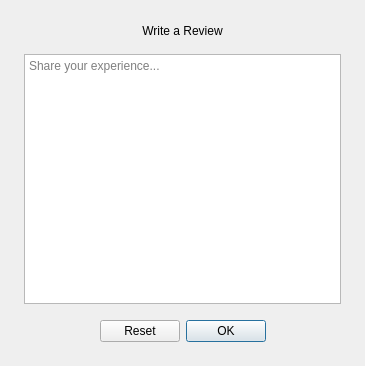
<?xml version="1.0" encoding="UTF-8"?>
<ui version="4.0">
 <class>ReviewPage</class>
 <widget class="QDialog" name="ReviewPage">
  <property name="geometry">
   <rect>
    <x>0</x>
    <y>0</y>
    <width>365</width>
    <height>366</height>
   </rect>
  </property>
  <property name="windowTitle">
   <string>Write a Review</string>
  </property>
  <layout class="QVBoxLayout" name="mainLayout">
   <property name="spacing">
    <number>16</number>
   </property>
   <property name="leftMargin">
    <number>24</number>
   </property>
   <property name="topMargin">
    <number>24</number>
   </property>
   <property name="rightMargin">
    <number>24</number>
   </property>
   <property name="bottomMargin">
    <number>24</number>
   </property>
   <item>
    <widget class="QLabel" name="titleLabel">
     <property name="text">
      <string>Write a Review</string>
     </property>
     <property name="alignment">
      <set>Qt::AlignmentFlag::AlignHCenter</set>
     </property>
    </widget>
   </item>
   <item>
    <widget class="QTextEdit" name="reviewTextEdit">
     <property name="placeholderText">
      <string>Share your experience...</string>
     </property>
    </widget>
   </item>
   <item>
    <widget class="QDialogButtonBox" name="buttonBox">
     <property name="standardButtons">
      <set>QDialogButtonBox::StandardButton::Ok|QDialogButtonBox::StandardButton::Reset</set>
     </property>
     <property name="centerButtons">
      <bool>true</bool>
     </property>
    </widget>
   </item>
  </layout>
 </widget>
 <resources/>
 <connections/>
</ui>
